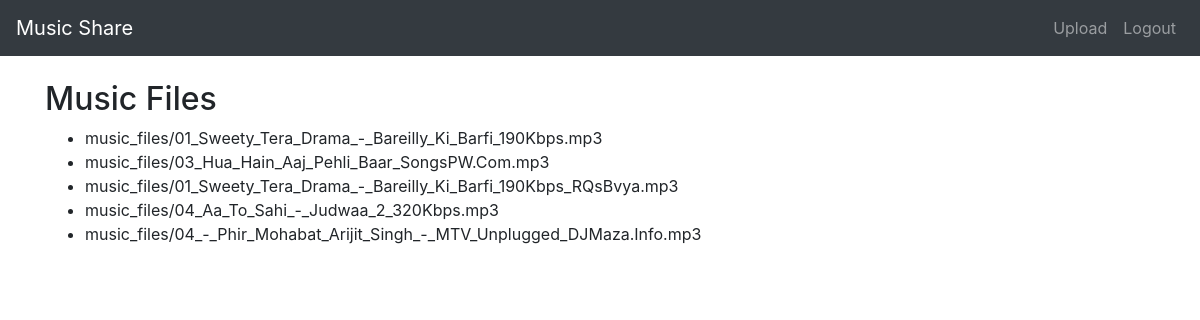
Screenshot of /home/ (signed in) with the database file from the repository.
### music_app/models.py (models this page shows, shortened)
class MusicFile(models.Model):
    PUBLIC = 'public'
    PRIVATE = 'private'
    PROTECTED = 'protected'
    ACCESS_CHOICES = [
        (PUBLIC, 'Public'),
        (PRIVATE, 'Private'),
        (PROTECTED, 'Protected'),
    ]
    user = models.ForeignKey(User, on_delete=models.CASCADE)
    file = models.FileField(upload_to='music_files')
    access = models.CharField(max_length=10, choices=ACCESS_CHOICES, default=PUBLIC)
    allowed_emails = models.TextField(blank=True, null=True)

### music_app/views.py (the view)
# urls.py: path('home/', views.HomeView.as_view(), name='home'),
class HomeView(View):
    def get(self, request):
        music_files = MusicFile.objects.filter(access=MusicFile.PUBLIC) | \
                      MusicFile.objects.filter(user=request.user) | \
                      MusicFile.objects.filter(access=MusicFile.PROTECTED, allowed_emails__contains=request.user.email)
        context = {'music_files': music_files}
        return render(request, 'music_app/home.html', context)

### music_app/templates/music_app/home.html
{% extends 'music_app/base.html' %}
{% block content %}
    <h2>Music Files</h2>
    {% if music_files %}
        <ul>
            {% for music_file in music_files %}
                <li>{{ music_file.file.name }}</li>
            {% endfor %}
        </ul>
    {% else %}
        <p>No music files available.</p>
    {% endif %}
{% endblock %}

### music_app/templates/music_app/base.html (shortened to what this page needs)
<!DOCTYPE html>
<html>
<head>
    <link rel="stylesheet" href="https://stackpath.bootstrapcdn.com/bootstrap/4.5.0/css/bootstrap.min.css">
</head>
<body>
    <nav class="navbar navbar-expand-lg navbar-dark bg-dark">
        <a class="navbar-brand" href="/home">Music Share</a>
        <ul class="navbar-nav ml-auto">
            {% if user.is_authenticated %}
                <li class="nav-item">
                    <a class="nav-link" href="/upload/">Upload</a>
                </li>
                <li class="nav-item">
                    <a class="nav-link" href="/logout/">Logout</a>
                </li>
            {% endif %}
        </ul>
    </nav>
    <div class="container mt-4">
        {% block content %}
        {% endblock %}
    </div>
</body>
</html>

### rows the page displays
MusicFile: file.name "music_files/01_Sweety_Tera_Drama_-_Bareilly_Ki_Barfi_190Kbps.mp3"
MusicFile: file.name "music_files/03_Hua_Hain_Aaj_Pehli_Baar_SongsPW.Com.mp3"
MusicFile: file.name "music_files/01_Sweety_Tera_Drama_-_Bareilly_Ki_Barfi_190Kbps_RQsBvya.mp3"
MusicFile: file.name "music_files/04_Aa_To_Sahi_-_Judwaa_2_320Kbps.mp3"
MusicFile: file.name "music_files/04_-_Phir_Mohabat_Arijit_Singh_-_MTV_Unplugged_DJMaza.Info.mp3"
